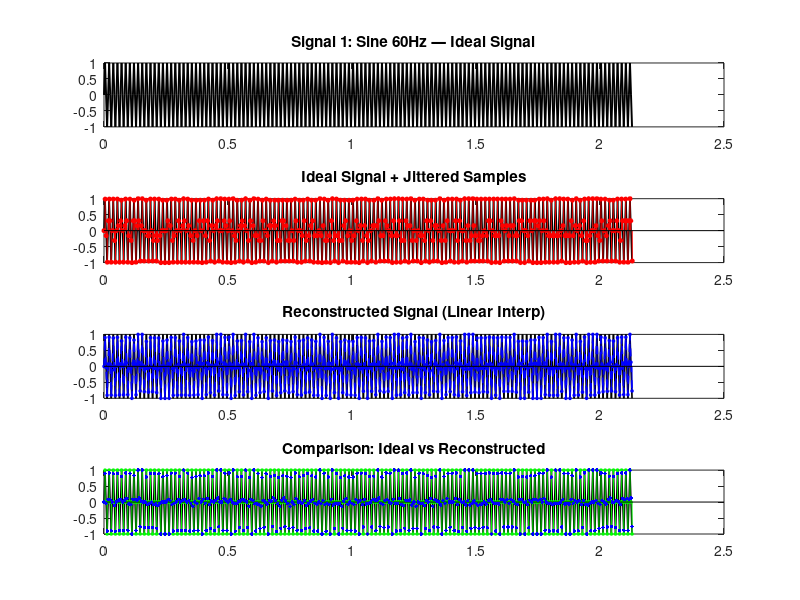

The MATLAB source for this figure: (Note: this script raises an error after producing the figure.)
clear; clc; close all;

Fs    = 240;        
Ts    = 1/Fs;       
Delta = Ts/10;      
N     = 512;        
n     = 0:N-1;      
t_uniform = n * Ts; 
K_list = 1:4;       

f_sig1 = 60;   sig1 = @(t) sin(2*pi*f_sig1.*t); 
f_sig2 = 100;  sig2 = @(t) cos(2*pi*f_sig2.*t + pi/4);
f_sig3 = 180;  sig3 = @(t) 0.5 * sin(2*pi*f_sig3.*t);

signals = {sig1, sig2, sig3};
names   = {'Signal 1: Sine 60Hz','Signal 2: Cosine 100Hz','Signal 3: Sine 180Hz (Aliased)'};

RMSE = zeros(numel(signals), numel(K_list));

for s = 1:numel(signals)
    x_func = signals{s};    
    x_true = x_func(t_uniform); 
    
    for ik = 1:numel(K_list)
        K = K_list(ik);
        
        rng(100 + s*10 + ik);        
        k_n   = randi([-K, K], 1, N);  
        eps_n = k_n * Delta;          
        t_jit = t_uniform + eps_n;   
        x_hat = x_func(t_jit);       
        
        x_est = zeros(1, N); 
        [t_jit_sorted, idx] = sort(t_jit);
        x_hat_sorted = x_hat(idx);
        
        for i = 1:N
            t_interp = t_uniform(i);
            j = find(t_jit_sorted <= t_interp, 1, 'last');
            
            if isempty(j) || j == N
                if t_interp < t_jit_sorted(1)
                    x_est(i) = x_hat_sorted(1);
                else
                    x_est(i) = x_hat_sorted(N);
                end
            else
                t0 = t_jit_sorted(j);  x0 = x_hat_sorted(j);
                t1 = t_jit_sorted(j+1); x1 = x_hat_sorted(j+1);
                if t1 == t0 
                    x_est(i) = x0;
                else
                    x_est(i) = x0 + (t_interp - t0) * (x1 - x0) / (t1 - t0);
                end
            end
        end
        
        RMSE(s, ik) = sqrt(mean((x_est - x_true).^2)); 
        
        if K == 2
            figure;
            subplot(4,1,1); plot(t_uniform, x_true, 'k','LineWidth',1.4);
            title(sprintf('%s — Ideal Signal', names{s}), 'Interpreter','none');
            
            subplot(4,1,2); plot(t_uniform, x_true,'k','LineWidth',1.2); hold on;
            stem(t_jit, x_hat,'r','filled','MarkerSize',3);
            title('Ideal Signal + Jittered Samples');
            
            subplot(4,1,3); plot(t_uniform, x_true,'k','LineWidth',1.2); hold on;
            plot(t_uniform, x_est,'b--','LineWidth',1.2);
            stem(t_uniform, x_est,'b','filled','MarkerSize',2);
            title('Reconstructed Signal (Linear Interp)');
            
            subplot(4,1,4); plot(t_uniform, x_true,'k','LineWidth',1.1); hold on;
            stem(t_uniform, x_true,'g','filled','MarkerSize',2);
            plot(t_uniform, x_est,'b.','MarkerSize',8);
            title('Comparison: Ideal vs Reconstructed');
            
            sgtitle(sprintf('%s — Jittered Reconstruction (K=2)', names{s}),'FontWeight','bold');
        end
    end
    
    fprintf('RMSE for %s : ', names{s});
    fprintf('%0.5e ', RMSE(s,:));
    fprintf('\n');
end

figure;
plot(K_list, RMSE(1,:), '-o','LineWidth',1.6); hold on;
plot(K_list, RMSE(2,:), '-s','LineWidth',1.6);
plot(K_list, RMSE(3,:), '-^','LineWidth',1.6);
xlabel('K (max |k_n|)'); ylabel('RMSE');
title('RMSE vs K for 3 Sinusoid Signals');
legend(names,'Location','northwest','Interpreter','none'); grid on;
